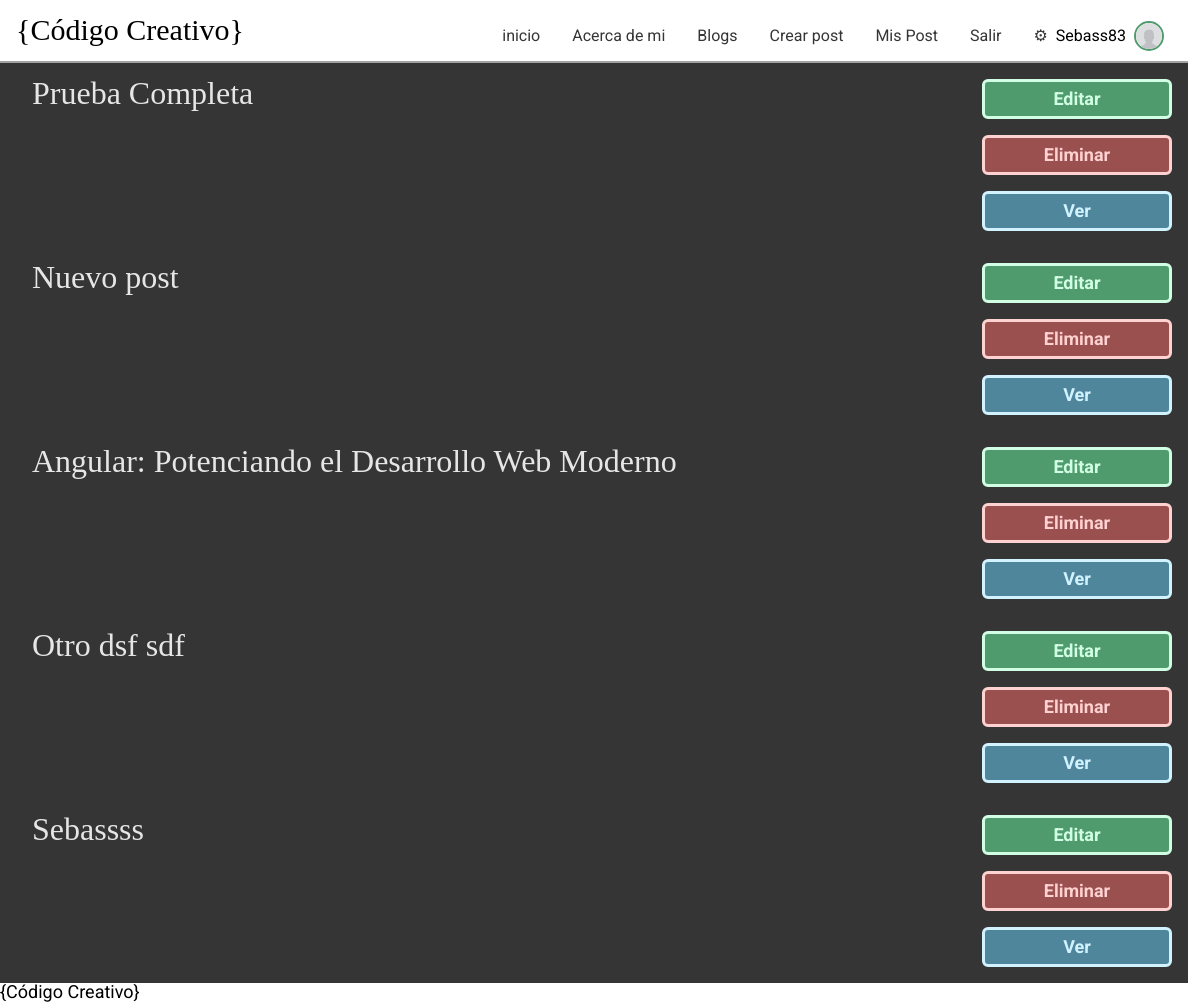
Page /mis-post/ (signed in) on the earlier database version.
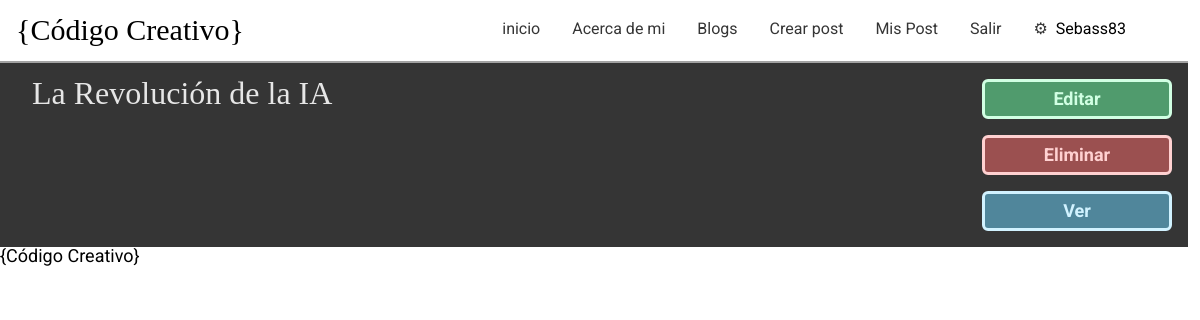
Same page on the later database version.
### CodigoCreativoApp/models.py (models this page shows, shortened)
class Blog(models.Model):
    title = models.CharField(max_length=200)
    subtitle = models.CharField(max_length=100, blank=True)
    description = models.CharField(max_length=400)
    entryDate = models.DateField(auto_now_add=True)
    author = models.ForeignKey(User,on_delete=models.CASCADE,default=None)
    imagen = models.ImageField(upload_to='post_image',default=None)
    body =  RichTextField(default=None)

### CodigoCreativoApp/views.py (the view)
# urls.py: path("mis-post/", misPosts, name="misPosts"),
def misPosts(request):
    data = Blog.objects.filter(author=request.user)
    if request.method == "GET":
        if data:
            return render(request, "mis-post.html", {"data": data})
        else:
            return render(request, "mis-post.html", {"error": "Sin post propios."})

### templates/mis-post.html (shortened to what this page needs)
{% extends "base.html" %} {% load static %} {% block main %}
{% if data %}
<div class="posts-list">
  {% for post in data %}
  <div class="post-item">
    <div class="resumen">
      <h1>{{post.title}}</h1>
    </div>
    <div class="action">
      <a href="{% url 'editarPost' id=post.id %}" class="primary">Editar</a>
      <a href="" class="secondary">Eliminar</a>
      <a href="{% url 'getPost' id=post.id %}" class="ver">Ver</a>
    </div>
  </div>
  {% endfor %}
</div>
{% else %}
<p>Sin post</p>
{% endif %} {% endblock %}

### templates/base.html (shortened to what this page needs)
<!DOCTYPE html>
<html lang="es">
  <head>
    {% load static %}
    <link rel="stylesheet" href="{% static './style.css' %}" />
  </head>
  <body>
    <nav>
      <div><h1>{Código Creativo}</h1></div>
      <div>
        <ul>
          <li><a href="{% url 'inicio' %}">inicio</a></li>
          <li><a href="">Acerca de mi</a></li>
          <li><a href="{% url 'allPosts' %}">Blogs</a></li>
          {% if user.is_authenticated %}
          <li><a href="{% url 'crearBlog' %}">Crear post</a></li>
          <li><a href="{% url 'misPosts' %}">Mis Post</a></li>
          <li><a href="{% url 'Logout' %}">Salir</a></li>
          <li class="menu-usuario">
            <a href="{% url 'EditarPerfil' %}">⚙</a>
            <div>{{user.username}}</div>
            {% with avatar=user.avatar_set.first %}
              {% if avatar %}
                <img src="{{avatar.imagen.url}}" alt="" />
              {% else %}
                <img class="editable" src="{% static 'img/default-avatar.jpg' %}" alt="" />
              {% endif %}
            {% endwith %}
          </li>
          {% else %}
          <li><a href="{% url 'Registrame' %}">Registrarme</a></li>
          <li><a href="{% url 'Login' %}">Iniciar Sesión</a></li>
          {% endif %}
        </ul>
      </div>
    </nav>
    <main>
        {% block main %} {% endblock %}
    </main>
    <footer>
      <div>{Código Creativo}</div>
    </footer>
  </body>
</html>

Differences in the rows shown:
removed Blog: title "Nuevo post"
removed Blog: title "Angular: Potenciando el Desarrollo Web Moderno"
removed Blog: title "Otro dsf sdf"
removed Blog: title "Sebassss"
changed Blog: title "Prueba Completa" → "La Revolución de la IA"
